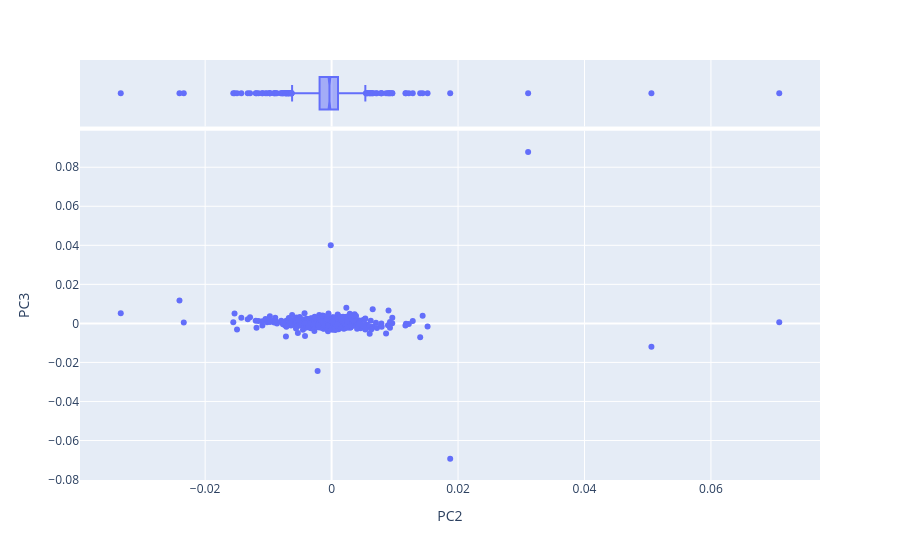

The notebook cell saved with this chart:
### Markdown cell above
#### Scatterplot of the loadings for the second two components

### Code cell
px.scatter(
    data_frame = LOADINGS.reset_index(),
    x = 'PC2', # third PC
    y = 'PC3', # fourth PC
    hover_name = 'term_str',
    marginal_x = 'box'
)

### Figure 1 — Plotly figure (JSON) as saved in the notebook; plotly's stock layout.template omitted (floating-point values rounded to 4 significant figures; data arrays with more than 128 entries replaced by an {"elided": "..."} marker saying what was removed)
{"data": [{"hovertemplate": "<b>%{hovertext}</b><br><br>PC2=%{x}<br>PC3=%{y}<extra></extra>", "hovertext": {"elided": "961 str values"}, "legendgroup": "", "marker": {"color": "#636efa", "symbol": "circle"}, "mode": "markers", "name": "", "orientation": "v", "showlegend": false, "type": "scatter", "x": {"elided": "961 float values"}, "xaxis": "x", "y": {"elided": "961 float values"}, "yaxis": "y"}, {"alignmentgroup": "True", "hovertemplate": "<b>%{hovertext}</b><br><br>PC2=%{x}<extra></extra>", "hovertext": {"elided": "961 str values"}, "legendgroup": "", "marker": {"color": "#636efa", "symbol": "circle"}, "name": "", "notched": true, "offsetgroup": "", "showlegend": false, "type": "box", "x": {"elided": "961 float values"}, "xaxis": "x2", "yaxis": "y2"}], "layout": {"legend": {"tracegroupgap": 0}, "margin": {"t": 60}, "xaxis": {"anchor": "y", "domain": [0, 1], "title": {"text": "PC2"}}, "xaxis2": {"anchor": "y2", "domain": [0, 1], "matches": "x", "showgrid": true, "showticklabels": false}, "yaxis": {"anchor": "x", "domain": [0, 0.8316], "title": {"text": "PC3"}}, "yaxis2": {"anchor": "x2", "domain": [0.8416, 1], "matches": "y2", "showgrid": false, "showline": false, "showticklabels": false, "ticks": ""}}}
